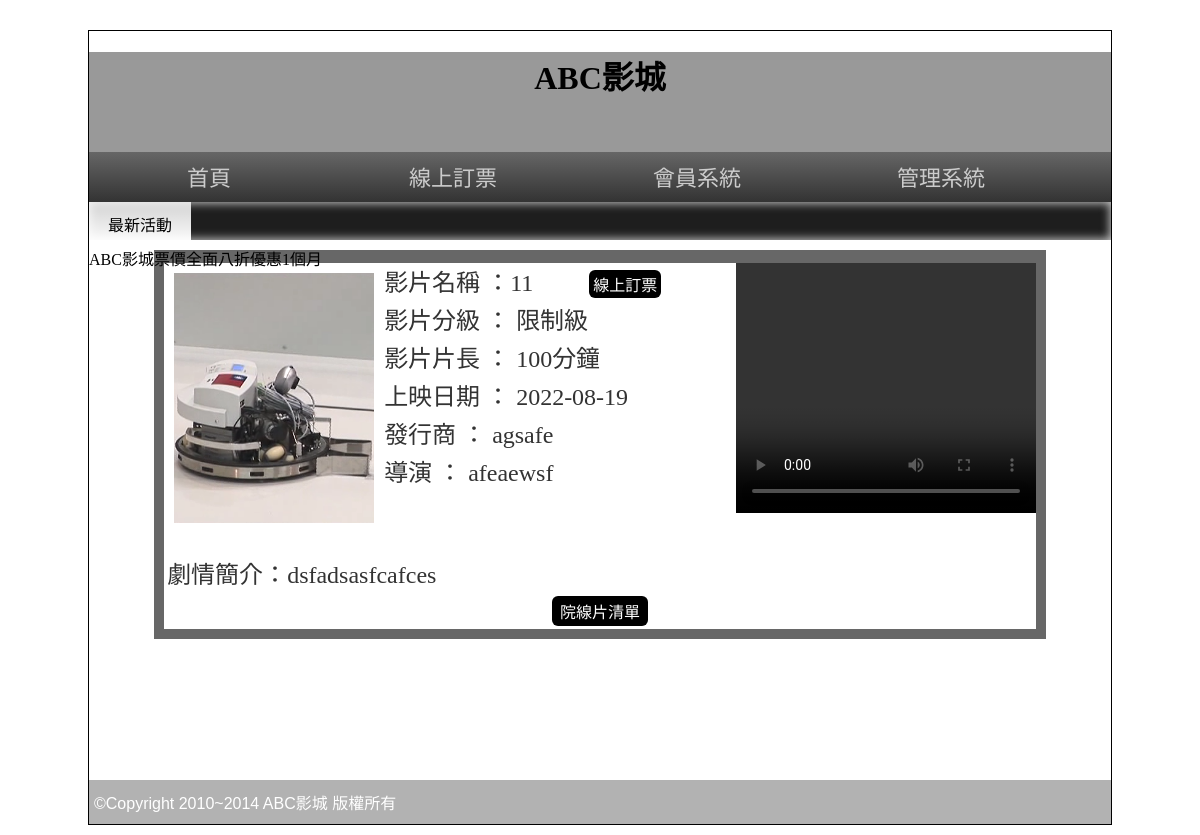
The page /?do=intro&id=12 on the database its author committed.
### tables this page shows
CREATE TABLE `movie` (
  `id` int(11) UNSIGNED NOT NULL,
  `name` varchar(64) NOT NULL,
  `level` varchar(10) NOT NULL,
  `length` int(10) UNSIGNED NOT NULL,
  `ondate` date NOT NULL,
  `publish` text NOT NULL,
  `director` text NOT NULL,
  `trailer` text NOT NULL,
  `poster` text NOT NULL,
  `intro` text NOT NULL,
  `sh` int(10) UNSIGNED NOT NULL,
  `rank` int(10) UNSIGNED NOT NULL
);

### base.php (called while the page is built, shortened)
<?php
class DB{
    protected $dsn='mysql:host=localhost;charset=utf8;dbname=db03';
    protected $table;
    protected $pdo;
    function __construct($table)
    {
        $this->table=$table;
        $this->pdo=new PDO($this->dsn,'root','');
    }
   function find($arg){
    $sql="select * from $this->table where";
        if(is_array($arg)){
            foreach($arg as $key => $val){
                $tmp[]="`$key`='$val'";
            }
            $sql .=  join(" && ",$tmp);
        }else{
            $sql .= " `id`='$arg'";
        }
    return $this->pdo->query($sql)->fetch(PDO::FETCH_ASSOC);
   }
}
$Movie=new DB('movie');
?>

### front/intro.php (the view)
<?php
$row=$Movie->find($_GET['id']);
?>
    <div class="tab rb" style="width:87%;">
      <div style="background:#FFF; width:100%; color:#333; text-align:left">
        <video src="./upload/<?=$row['trailer']?>" width="300px" height="250px" controls="" style="float:right;"></video>
        <font style="font-size:24px"> <img src="./upload/<?=$row['poster']?>" width="200px" height="250px" style="margin:10px; float:left">
        <p style="margin:3px">影片名稱 ：<?=$row['name']?>
          <input type="button" value="線上訂票" onclick="location.href='?do=order&id=<?=$row['id']?>'" style="margin-left:50px; padding:2px 4px" class="b2_btu">
        </p>
        <p style="margin:3px">影片分級 ： <?=$row['level']?> </p>
        <p style="margin:3px">影片片長 ： <?=$row['length']?>分鐘</p>
        <p style="margin:3px">上映日期 ： <?=$row['ondate']?></p>
        <p style="margin:3px">發行商 ： <?=$row['publish']?></p>
        <p style="margin:3px">導演 ： <?=$row['director']?></p>
        <br>
        <br>
        <p style="margin:10px 3px 3px 3px; word-break:break-all"> 劇情簡介：<?=$row['intro']?><br>
        </p>
        </font>
        <table width="100%" border="0">
          <tbody>
            <tr>
              <td align="center"><input type="button" value="院線片清單" onclick="lof(&#39;?&#39;)"></td>
            </tr>
          </tbody>
        </table>
      </div>
    </div>

### css/css.css (style rules this page uses)
body { background:url(../icon/b.png); font-family:微軟正黑體; }
input[type='button'],input[type='submit'],input[type='reset'],button,.button { background:#000; color:#fff; border:none; cursor:pointer; font-size:16px; text-decoration:none; padding: 3px 8px; border-radius: 6px; margin: 0 3px; }
.rb { background:rgba(39,39,39,0.7); color:rgba(255,255,255,0.9); }
.tab { width:80%; display:block; margin-left:auto; margin-right:auto; min-height:100px; padding:10px; }

### rows shown on the page
movie: poster (picture), name "11", level "限制級", length "100", ondate "2022-08-19", publish "agsafe", director "afeaewsf", intro "dsfadsasfcafces"
